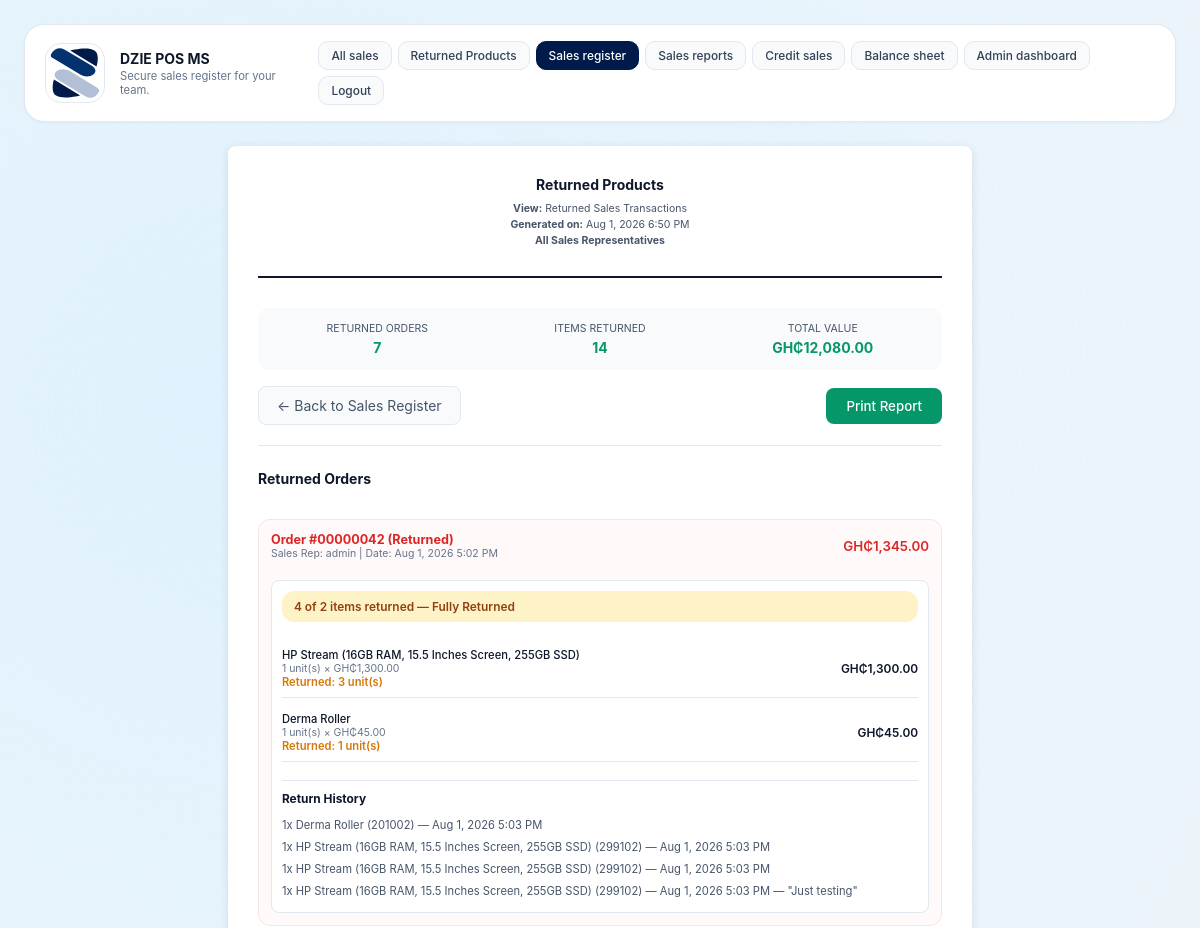
The app's page /returned_products.php (signed in, upper part), older data.
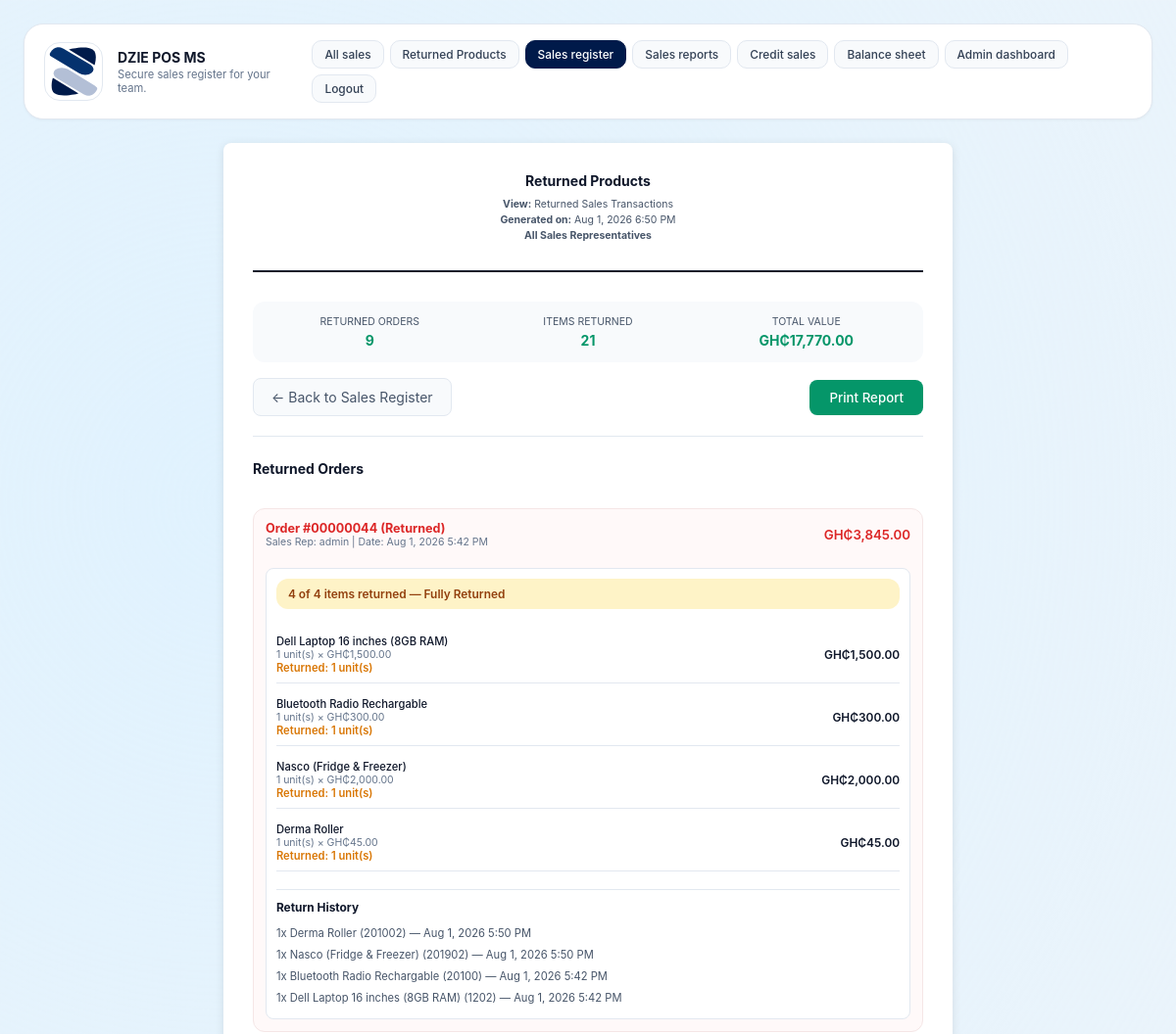
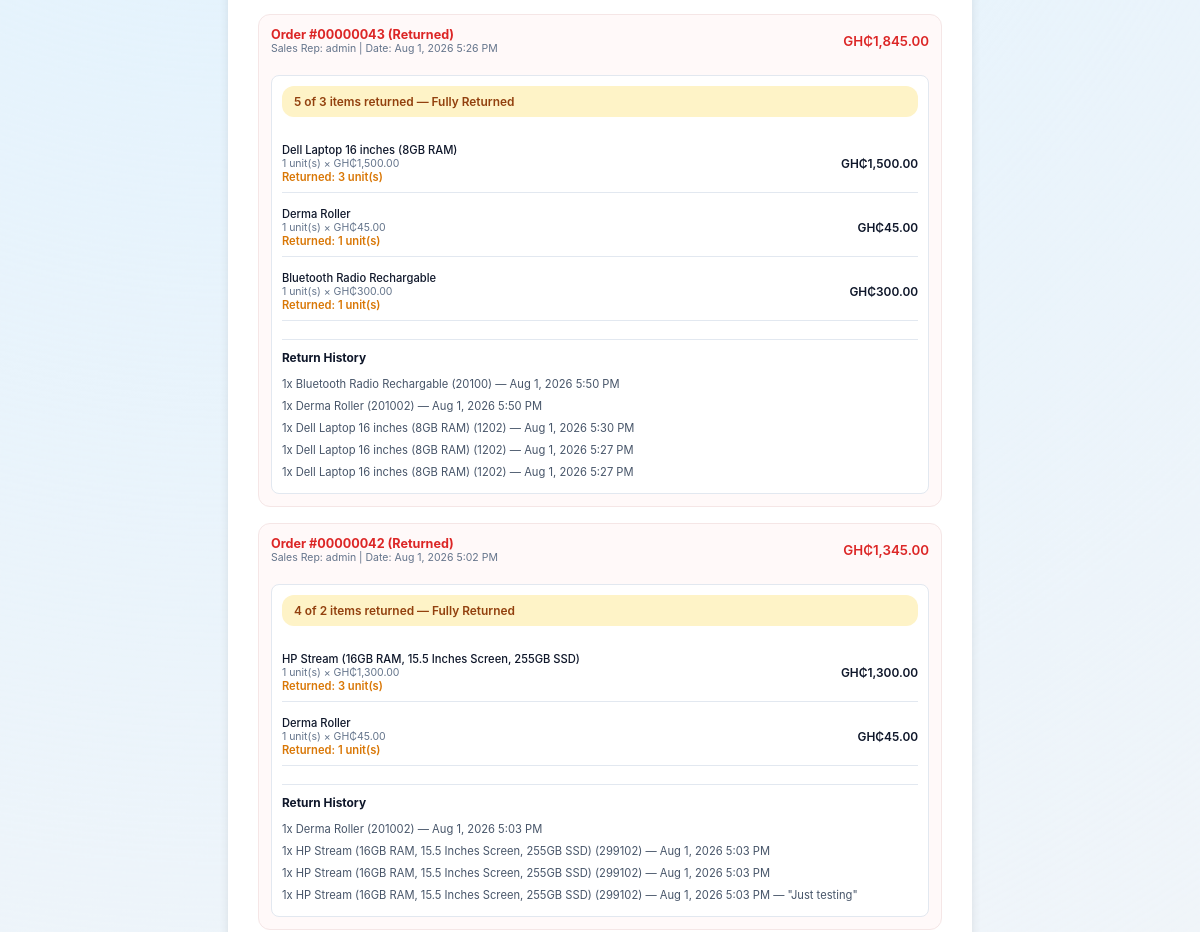
The same page, newer data (2 pictures, top to bottom).
### tables this page shows
CREATE TABLE settings (
            key TEXT PRIMARY KEY,
            value TEXT NOT NULL
        );

CREATE TABLE returns (
            id INTEGER PRIMARY KEY,
            order_id INTEGER NOT NULL,
            product_id INTEGER NOT NULL,
            quantity INTEGER NOT NULL,
            reason TEXT,
            processed_by TEXT NOT NULL,
            created_at TEXT NOT NULL,
            FOREIGN KEY(order_id) REFERENCES orders(id)
        );

CREATE TABLE products (
            id INTEGER PRIMARY KEY,
            code TEXT UNIQUE NOT NULL,
            name TEXT NOT NULL,
            category TEXT NOT NULL,
            price REAL NOT NULL,
            image TEXT NOT NULL
        , quantity INTEGER NOT NULL DEFAULT 0, bulk_quantity_threshold INTEGER NOT NULL DEFAULT 0, bulk_discount_percentage REAL NOT NULL DEFAULT 0);

### inc/functions.php (called while the page is built, shortened)
<?php
function get_db_path(): string {
    $dir = __DIR__ . '/../data';
    return $dir . '/pos.db';
}
function get_database(): PDO {
    static $pdo = null;
    if ($pdo !== null) {
        return $pdo;
    }
    $path = get_db_path();
    $pdo = new PDO('sqlite:' . $path);
    $pdo->setAttribute(PDO::ATTR_ERRMODE, PDO::ERRMODE_EXCEPTION);
    initialize_database($pdo);
    return $pdo;
}
function initialize_database(PDO $db): void {
    $db->exec(
        'CREATE TABLE IF NOT EXISTS products (
            id INTEGER PRIMARY KEY,
            code TEXT UNIQUE NOT NULL,
            name TEXT NOT NULL,
            category TEXT NOT NULL,
            price REAL NOT NULL,
            image TEXT NOT NULL,
            quantity INTEGER NOT NULL DEFAULT 0,
            bulk_quantity_threshold INTEGER NOT NULL DEFAULT 0,
            bulk_discount_percentage REAL NOT NULL DEFAULT 0
        )'
    );
    try {
        $db->exec('ALTER TABLE products ADD COLUMN quantity INTEGER NOT NULL DEFAULT 0');
    } catch (Exception $e) {
    }
    try {
        $db->exec('ALTER TABLE products ADD COLUMN bulk_quantity_threshold INTEGER NOT NULL DEFAULT 0');
    } catch (Exception $e) {
    }
    try {
        $db->exec('ALTER TABLE products ADD COLUMN bulk_discount_percentage REAL NOT NULL DEFAULT 0');
    } catch (Exception $e) {
    }
    $db->exec(
        'CREATE TABLE IF NOT EXISTS users (
            id INTEGER PRIMARY KEY,
            username TEXT UNIQUE NOT NULL,
            password_hash TEXT NOT NULL,
            role TEXT NOT NULL,
            created_at TEXT NOT NULL
        )'
    );
    $db->exec(
        'CREATE TABLE IF NOT EXISTS orders (
            id INTEGER PRIMARY KEY,
            username TEXT NOT NULL,
            total REAL NOT NULL,
            status TEXT NOT NULL DEFAULT "Pending",
            created_at TEXT NOT NULL,
            credit INTEGER NOT NULL DEFAULT 0,
            customer_name TEXT,
            customer_phone TEXT,
            credit_status TEXT NOT NULL DEFAULT "Pending"
        )'
    );
    try {
        $db->exec('ALTER TABLE orders ADD COLUMN credit INTEGER NOT NULL DEFAULT 0');
    } catch (Exception $e) {
    }
    try {
        $db->exec('ALTER TABLE orders ADD COLUMN customer_name TEXT');
    } catch (Exception $e) {
    }
    try {
        $db->exec('ALTER TABLE orders ADD COLUMN customer_phone TEXT');
    } catch (Exception $e) {
    }
    try {
        $db->exec('ALTER TABLE orders ADD COLUMN credit_status TEXT NOT NULL DEFAULT "Pending"');
    } catch (Exception $e) {
    }
    $db->exec(
        'CREATE TABLE IF NOT EXISTS order_items (
            id INTEGER PRIMARY KEY,
            order_id INTEGER NOT NULL,
            product_id INTEGER NOT NULL,
            name TEXT NOT NULL,
            price REAL NOT NULL,
            quantity INTEGER NOT NULL,
            subtotal REAL NOT NULL,
            FOREIGN KEY(order_id) REFERENCES orders(id)
        )'
    );
    $db->exec(
        'CREATE TABLE IF NOT EXISTS receipts (
            id INTEGER PRIMARY KEY,
            order_id INTEGER NOT NULL UNIQUE,
            username TEXT NOT NULL,
            receipt_content TEXT NOT NULL,
            return_status TEXT NOT NULL DEFAULT "Active",
            created_at TEXT NOT NULL,
            FOREIGN KEY(order_id) REFERENCES orders(id)
        )'
    );
    $db->exec(
        'CREATE TABLE IF NOT EXISTS returns (
            id INTEGER PRIMARY KEY,
            order_id INTEGER NOT NULL,
            product_id INTEGER NOT NULL,
            quantity INTEGER NOT NULL,
            reason TEXT,
            processed_by TEXT NOT NULL,
            created_at TEXT NOT NULL,
            FOREIGN KEY(order_id) REFERENCES orders(id)
        )'
    );
    $db->exec(
        'CREATE TABLE IF NOT EXISTS login_events (
            id INTEGER PRIMARY KEY,
            username TEXT NOT NULL,
            role TEXT NOT NULL,
            ip TEXT,
            created_at TEXT NOT NULL,
            logged_out_at TEXT
        )'
    );
    try {
        $db->exec('ALTER TABLE login_events ADD COLUMN logged_out_at TEXT');
    } catch (Exception $e) {
    }
    $db->exec(
        'CREATE TABLE IF NOT EXISTS settings (
            key TEXT PRIMARY KEY,
            value TEXT NOT NULL
        )'
    );
    $db->exec("INSERT OR IGNORE INTO settings (key, value) VALUES ('pos_name', 'WADI POS')");
    $db->exec(
        'CREATE TABLE IF NOT EXISTS stock_movements (
            id INTEGER PRIMARY KEY,
            product_id INTEGER NOT NULL,
            product_name TEXT NOT NULL,
            product_code TEXT NOT NULL,
            movement_type TEXT NOT NULL,
            quantity INTEGER NOT NULL,
            reference_type TEXT NOT NULL,
            reference_id INTEGER,
            notes TEXT,
            created_at TEXT NOT NULL,
            FOREIGN KEY(product_id) REFERENCES products(id)
        )'
    );
    $stmt = $db->query('SELECT COUNT(*) FROM products');
}
function get_returned_receipts(): array {
    $stmt = get_database()->query(
        'SELECT r.id, r.order_id, r.username, r.receipt_content, r.return_status, r.created_at
         FROM receipts r
         WHERE r.return_status = "Returned"
         ORDER BY r.created_at DESC'
    );
    return $stmt->fetchAll(PDO::FETCH_ASSOC);
}
function get_pos_name(): string {
    $stmt = get_database()->prepare('SELECT value FROM settings WHERE key = ?');
    $stmt->execute(['pos_name']);
    $result = $stmt->fetch(PDO::FETCH_ASSOC);
    return $result ? $result['value'] : 'WADI POS';
}
function get_trademark(): string {
    $stmt = get_database()->prepare('SELECT value FROM settings WHERE key = ?');
    $stmt->execute(['trademark']);
    $result = $stmt->fetch(PDO::FETCH_ASSOC);
    return $result ? $result['value'] : '';
}
function get_trademark_src(): string {
    $trademark = get_trademark();
    if ($trademark !== '' && file_exists(__DIR__ . '/../' . $trademark)) {
        return $trademark;
    }
    return 'images/pos-icon.svg';
}
function get_returns_for_order(int $orderId): array {
    $stmt = get_database()->prepare(
        'SELECT r.*, p.name as product_name, p.code as product_code
         FROM returns r
         JOIN products p ON p.id = r.product_id
         WHERE r.order_id = :order_id
         ORDER BY r.created_at DESC'
    );
    $stmt->execute([':order_id' => $orderId]);
    return $stmt->fetchAll(PDO::FETCH_ASSOC);
}
function get_order_return_summary(int $orderId): array {
    $db = get_database();
    $itemsStmt = $db->prepare('SELECT product_id, quantity FROM order_items WHERE order_id = :order_id');
    $itemsStmt->execute([':order_id' => $orderId]);
    $orderItems = $itemsStmt->fetchAll(PDO::FETCH_ASSOC);
    $returnsStmt = $db->prepare('SELECT product_id, SUM(quantity) as total_returned FROM returns WHERE order_id = :order_id GROUP BY product_id');
    $returnsStmt->execute([':order_id' => $orderId]);
    $returns = $returnsStmt->fetchAll(PDO::FETCH_ASSOC);
    $returnedMap = [];
    foreach ($returns as $r) {
        $returnedMap[$r['product_id']] = (int) $r['total_returned'];
    }
    $totalItems = 0;
    $totalReturned = 0;
    foreach ($orderItems as $item) {
        $totalItems += $item['quantity'];
        $totalReturned += $returnedMap[$item['product_id']] ?? 0;
    }
    return [
        'total_items' => $totalItems,
        'total_returned' => $totalReturned,
        'fully_returned' => $totalItems > 0 && $totalReturned >= $totalItems,
    ];
}

### returned_products.php (the view, shortened to what the rows shown need)
<?php
require_once __DIR__ . '/inc/functions.php';
$posName = get_pos_name();
$returnedReceipts = get_returned_receipts();
$orderIds = array_unique(array_column($returnedReceipts, 'order_id'));
$groupedSales = [];
foreach ($orderIds as $orderId) {
    $db = get_database();
    $stmt = $db->prepare(
        'SELECT oi.id, oi.order_id, oi.product_id, oi.name, oi.price, oi.quantity, oi.subtotal,
                o.username, o.total, o.created_at, o.credit, o.customer_name, o.customer_phone, o.credit_status,
                r.return_status, r.id as receipt_id
         FROM order_items oi
         JOIN orders o ON o.id = oi.order_id
         JOIN receipts r ON r.order_id = o.id
         WHERE r.return_status = "Returned" AND o.id = :order_id'
    );
    $stmt->execute([':order_id' => $orderId]);
    $items = $stmt->fetchAll(PDO::FETCH_ASSOC);
    if (!empty($items)) {
        $groupedSales[$orderId] = [
            'order_id' => $orderId,
            'username' => $items[0]['username'],
            'total' => $items[0]['total'],
            'created_at' => $items[0]['created_at'],
            'return_status' => 'Returned',
            'receipt_id' => $items[0]['receipt_id'],
            'credit' => $items[0]['credit'] ?? 0,
            'customer_name' => $items[0]['customer_name'] ?? '',
            'customer_phone' => $items[0]['customer_phone'] ?? '',
            'credit_status' => $items[0]['credit_status'] ?? 'Paid',
            'items' => $items
        ];
        $groupedSales[$orderId]['return_summary'] = get_order_return_summary($orderId);
        $groupedSales[$orderId]['return_history'] = get_returns_for_order($orderId);
    }
}
usort($groupedSales, fn($a, $b) => strtotime($b['created_at']) - strtotime($a['created_at']));
?>
<!DOCTYPE html>
<html lang="en">
<head>
  <link rel="stylesheet" href="styles.css" />
</head>
<body>
  <div class="app-shell">
    <header class="header">
      <div class="brand">
        <img class="brand-icon" src="<?php echo htmlspecialchars(get_trademark_src()); ?>" alt="Trademark" />
        <div>
          <h1><?php echo htmlspecialchars($posName); ?></h1>
          <p class="subtitle">Secure sales register for your team.</p>
        </div>
      </div>
    </header>
    <main class="main-grid">
      <div class="report-container returns-container">
    <div class="report-header">
      <h1 class="report-title">Returned Products</h1>
    </div>
    <?php if (empty($groupedSales)): ?>
      <p class="empty-message">No returned products found.</p>
    <?php else: ?>
      <div class="returns-summary sales-list">
        <?php foreach ($groupedSales as $order): ?>
          <div class="return-order returned">
            <div class="order-header">
              <div>
                <div class="order-id returned">
                  Order #<?php echo str_pad((string)$order['order_id'], 8, '0', STR_PAD_LEFT); ?>
                  <span class="order-status returned">(Returned)</span>
                </div>
                <div class="order-meta">
                  Sales Rep: <?php echo htmlspecialchars($order['username']); ?> |
                  Date: <?php echo htmlspecialchars(date('M j, Y g:i A', strtotime($order['created_at']))); ?>
                </div>
              </div>
              <div class="order-total returned">
                GH₵<?php echo htmlspecialchars(number_format($order['total'], 2)); ?>
              </div>
            </div>
            <div class="order-items">
              <?php
              $returnSummary = $order['return_summary'] ?? null;
              $returnHistory = $order['return_history'] ?? [];
              if ($returnSummary && $returnSummary['total_returned'] > 0): ?>
              <div class="return-summary-banner" style="background:#fef3c7;color:#92400e;padding:8px 12px;border-radius:12px;margin-bottom:12px;font-size:0.85rem;font-weight:600;">
                <?php echo $returnSummary['total_returned']; ?> of <?php echo $returnSummary['total_items']; ?> items returned
                <?php if ($returnSummary['fully_returned']): ?> — Fully Returned<?php endif; ?>
              </div>
              <?php endif; ?>
              <?php foreach ($order['items'] as $item):
                $returnedQty = 0;
                foreach ($returnHistory as $ret) {
                  if ($ret['product_id'] == $item['product_id']) {
                    $returnedQty += $ret['quantity'];
                  }
                }
              ?>
                <div class="item-row" style="display:flex;justify-content:space-between;align-items:center;flex-wrap:wrap;gap:8px;">
                  <div class="item-details">
                    <div class="item-name"><?php echo htmlspecialchars($item['name']); ?></div>
                    <div class="item-meta"><?php echo $item['quantity']; ?> unit(s) × GH₵<?php echo number_format($item['price'], 2); ?></div>
                    <?php if ($returnedQty > 0): ?>
                      <div style="color:#d97706;font-size:0.8rem;font-weight:600;">Returned: <?php echo $returnedQty; ?> unit(s)</div>
                    <?php endif; ?>
                  </div>
                  <div class="item-price returned">
                    GH₵<?php echo htmlspecialchars(number_format($item['subtotal'], 2)); ?>
                  </div>
                </div>
              <?php endforeach; ?>
              <?php if (!empty($returnHistory)): ?>
                <div class="return-history" style="margin-top:12px;padding-top:10px;border-top:1px solid #e2e8f0;">
                  <div style="font-weight:700;color:#0f172a;margin-bottom:8px;font-size:0.85rem;">Return History</div>
                  <?php foreach ($returnHistory as $ret): ?>
                    <div style="font-size:0.8rem;color:#475569;padding:4px 0;">
                      <?php echo htmlspecialchars($ret['quantity']); ?>x <?php echo htmlspecialchars($ret['product_name']); ?>
                      (<?php echo htmlspecialchars($ret['product_code']); ?>) —
                      <?php echo htmlspecialchars(date('M j, Y g:i A', strtotime($ret['created_at']))); ?>
                      <?php if ($ret['reason']): ?> — "<?php echo htmlspecialchars($ret['reason']); ?>"<?php endif; ?>
                    </div>
                  <?php endforeach; ?>
                </div>
              <?php endif; ?>
            </div>
          </div>
        <?php endforeach; ?>
      </div>
    <?php endif; ?>
    </main>
  </div>
</body>
</html>

Row changes from the older to the newer data that the page shows:
added returns: quantity "1", product.name "Derma Roller", product.code "201002", created_at "Aug 1, 2026 5:50 PM", shown under "00000044"
added returns: quantity "1", product.name "Nasco (Fridge & Freezer)", product.code "201902", created_at "Aug 1, 2026 5:50 PM", shown under "00000044"
added returns: quantity "1", product.name "Bluetooth Radio Rechargable", product.code "20100", created_at "Aug 1, 2026 5:42 PM", shown under "00000044"
added returns: quantity "1", product.name "Dell Laptop 16 inches (8GB RAM)", product.code "1202", created_at "Aug 1, 2026 5:42 PM", shown under "00000044"
added returns: quantity "1", product.name "Bluetooth Radio Rechargable", product.code "20100", created_at "Aug 1, 2026 5:50 PM", shown under "00000043"
added returns: quantity "1", product.name "Derma Roller", product.code "201002", created_at "Aug 1, 2026 5:50 PM", shown under "00000043"
now on this page (row unchanged): returns: quantity "1", product.name "Dell Laptop 16 inches (8GB RAM)", product.code "1202", created_at "Aug 1, 2026 5:30 PM", shown under "00000043"
now on this page (row unchanged): returns: quantity "1", product.name "Dell Laptop 16 inches (8GB RAM)", product.code "1202", created_at "Aug 1, 2026 5:27 PM", shown under "00000043"
now on this page (row unchanged): returns: quantity "1", product.name "Dell Laptop 16 inches (8GB RAM)", product.code "1202", created_at "Aug 1, 2026 5:27 PM", shown under "00000043"
Text that changed along with them:
$totalSales: "7" → "9"
$totalItems: "14" → "21"
$totalValue: "12,080.00" → "17,770.00"
new list line: "Order # 00000044 (Returned) Sales Rep: admin | Date: Aug 1, 2026 5:42 PM GH₵ 3,845.00 4 of 4 items returned — Fully Returned Dell Laptop 16 inches (8GB RAM) 1 unit(s) × GH₵ 1,500.00 Returned: 1 unit(s) GH₵ 1,500.00 Bluetooth Radio Rechargable 1 unit(s) × GH₵ 300.00 Returned: 1 unit(s) GH₵ 300.00 Nasco (Fridge & Freezer) 1 unit(s) × GH₵ 2,000.00 Returned: 1 unit(s) GH₵ 2,000.00 Derma Roller 1 unit(s) × GH₵ 45.00 Returned: 1 unit(s) GH₵ 45.00 Return History"
new list line: "Order # 00000043 (Returned) Sales Rep: admin | Date: Aug 1, 2026 5:26 PM GH₵ 1,845.00 5 of 3 items returned — Fully Returned Dell Laptop 16 inches (8GB RAM) 1 unit(s) × GH₵ 1,500.00 Returned: 3 unit(s) GH₵ 1,500.00 Derma Roller 1 unit(s) × GH₵ 45.00 Returned: 1 unit(s) GH₵ 45.00 Bluetooth Radio Rechargable 1 unit(s) × GH₵ 300.00 Returned: 1 unit(s) GH₵ 300.00 Return History"
